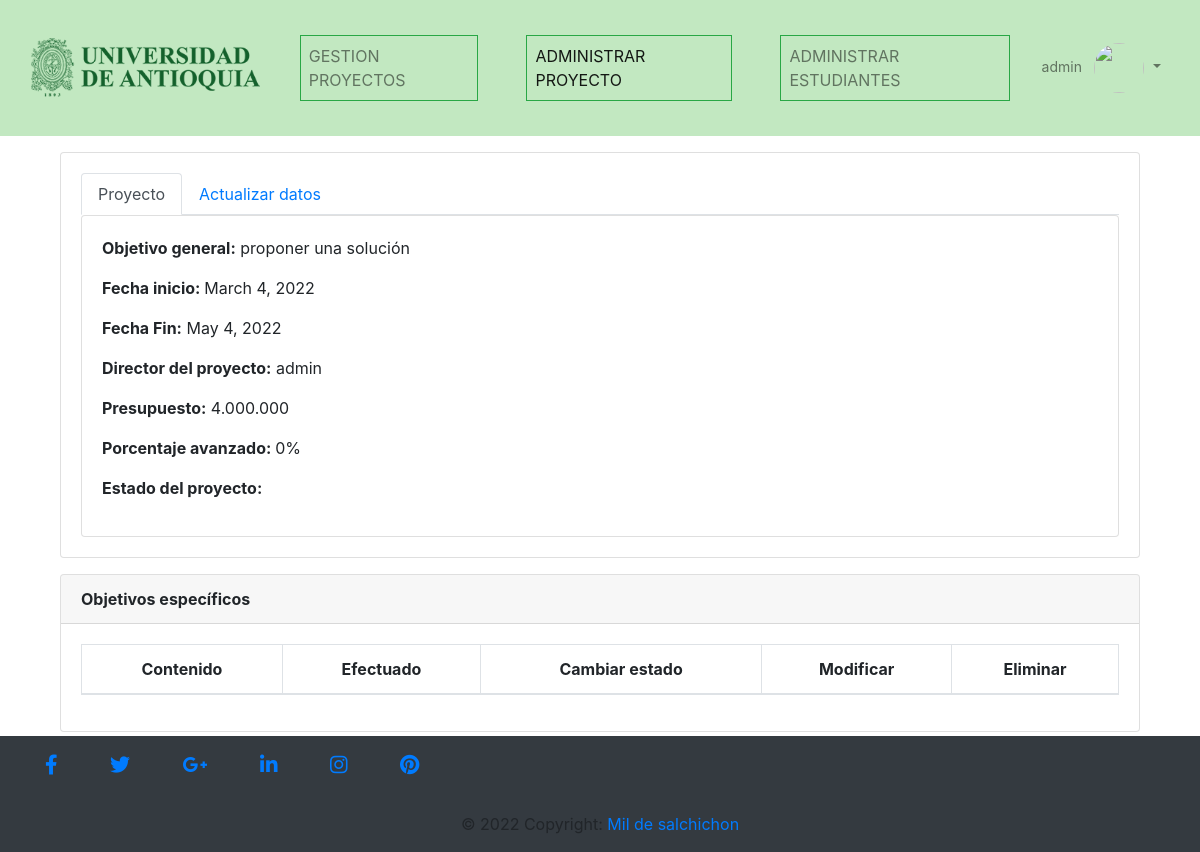
Page /manage_project/admin_project/2 (signed in) on the committed database.
### gestion/models.py (models this page shows, shortened)
class Proyecto(models.Model):
    estados = (('FFinalizado','Finalizado'),('En ejecucion','En ejecucion'))
    nombre = models.CharField(max_length=100)
    objetivo_general = models.CharField(max_length=100)
    fecha_inicio = models.DateField()
    fecha_fin = models.DateField()
    director = models.ForeignKey(User, on_delete=models.CASCADE)
    presupuesto = models.CharField(max_length=100)
    porcentaje_avance = models.IntegerField(null = True)
    estado = models.CharField(max_length=20, choices=estados)
    class meta:
        db_table= 'proyecto'
        verbose_name= 'Proyecto'
        verbose_name_plural='Proyectos'
        ordering=['id']

### gestion/views.py (the view)
# urls.py: path('manage_project/admin_project/<int:project_id>', admin_project, name="admin_project"),
def admin_project(request,project_id):
    project = Proyecto.objects.get(id =project_id)
    targets = Objetivos_especificos.objects.filter(proyecto = project_id)
    project.porcentaje_avance = calacular_porcentaje_avance(project.id)
    project.save()
    return render(request, "admin_project.html", {"project":project, "targets":targets})

### gestion/views.py (called while the page is built)
def calacular_porcentaje_avance(project_id):
    targets = Objetivos_especificos.objects.filter(proyecto = project_id)
    contador_true = 0
    No_objetivos = 0
    for target in targets:
        No_objetivos = No_objetivos + 1
        if target.estado == True:
            contador_true = contador_true + 1
    if No_objetivos>0:
        porcentaje = 100 / No_objetivos
        porcentaje_avance = int(contador_true * porcentaje)
        return  porcentaje_avance
    return 0

### Templates/admin_project.html (shortened to what this page needs)
{% extends 'index.html' %}
{%block navlink%}
<li class="nav-item px-lg-4">
    <a class="nav-link text-uppercase border border-success" href="{% url 'gestion_proyecto' %}">Gestion proyectos</a>
</li>
<li class="nav-item px-lg-4">
    <a class="nav-link text-uppercase border border-success active" href="">Administrar proyecto</a>
</li>
<li class="nav-item px-lg-4">
    <a class="nav-link text-uppercase border border-success" href="{% url 'manage_students' project.id %}">Administrar estudiantes</a>
</li>
{%endblock%}
{% block content %}
<div class="container">
    <div class="card">
        <div class="card-body">
            <nav>
                <div class="nav nav-tabs" id="nav-tab" role="tablist">
                    <a class="nav-item nav-link active" href="{% url 'admin_project' project.id %}">Proyecto</a>
                    <a class="nav-item nav-link" href="{% url 'update_project' project.id %}">Actualizar datos</a>
                </div>
            </nav>
            <div class="tab-content">
                <div class="card">
                    <div class="card-body">
                        <p><b>Objetivo general:</b> {{ project.objetivo_general}}</p>
                        <p><b>Fecha inicio: </b> {{ project.fecha_inicio}}</p>
                        <p><b>Fecha Fin:</b> {{ project.fecha_fin }}</p>
                        <p><b>Director del proyecto:</b> {{ project.director }}</p>
                        <p><b>Presupuesto:</b> {{project.presupuesto}}</p>
                        <p><b>Porcentaje avanzado: </b> {{project.porcentaje_avance}}%</p>
                        <p><b>Estado del proyecto:</b> {{ project.estado }}</p>
                    </div>
                </div>
            </div>
        </div>
    </div>
    <div class="card">
        <div class="card-header"><b>Objetivos específicos</b></div>
        <div class="card-body">
            <table class="table table-striped table-bordered" id="mydatatable">
                <thead>
                    <tr class="text-center">
                        <th scope="col">Contenido</th>
                        <th scope="col">Efectuado</th>
                        <th scope="col">Cambiar estado</th>
                        <th scope="col">Modificar</th>
                        <th scope="col">Eliminar</th>
                    </tr>
                </thead>
            </table>
        </div>
    </div>
</div>
{% endblock %}

### Templates/index.html (shortened to what this page needs)
<!DOCTYPE html>
<html style="min-height: 100%;position: relative;">
<head>
    {% load bootstrap4 %}
    {% bootstrap_css %}
    {%load static%}
    <link rel="stylesheet" href="https://cdnjs.cloudflare.com/ajax/libs/font-awesome/6.0.0/css/all.min.css"
 />
</head>
<body style="margin: 0;margin-bottom: 120px;">
    <nav class="navbar navbar-expand-lg navbar-light" style="background-color: #C2E8C1;">
        <div class="container-fluid">
            <div class="navbar-header">
                <a class="navbar-brand" href="{% url 'gestion_proyecto' %}">
                    <img class="img-responsive" src="{% static 'img/logo-udea.png'%}" alt="" height="110">
                </a>
            </div>
            <div class="collapse navbar-collapse" id="collapsibleNavbar">
                <ul class="navbar-nav mx-auto ">
                    {% if user.is_authenticated %}
                    {% block navlink %}{% endblock %}
                    {% endif %}
                </ul>
                <ul class="nav navbar-nav ml-auto ">
                    {% if user.is_authenticated %}
                    <li class="nav-item dropdown no-arrow">
                        <a class="nav-link dropdown-toggle" href="#" id="userDropdown" role="button"
                            data-toggle="dropdown" aria-haspopup="true" aria-expanded="false">
                            <span class="mr-2 d-none d-lg-inline text-gray-600 small">{{ user.username }}</span>
                            <img class="img-profile rounded-circle"
                                src="https://s3.eu-central-1.amazonaws.com/bootstrapbaymisc/blog/24_days_bootstrap/fox.jpg"
                                width="50" height="50" class="rounded-circle">
                        </a>
                    </li>
                    {% endif %}
                </ul>
            </div>
        </div>
    </nav>
    <div class="container mt-3">
        {% block content %}{% endblock %}
    </div>
</body>
<footer style="position: absolute;bottom: 0;width: 100%;" class="navbar-fixed-bottom  page-footer mt-3 bg-dark">
    <div class="container  ">
        <div class="row">
            <div class="col-md-12 py-3 ">
                <div class="mb-1 flex-center">
                    <a class="fb-ic">
                        <i class="fab fa-facebook-f fa-lg white-text mr-md-5 mr-3 fa-2x"> </i>
                    </a>
                    <a class="tw-ic">
                        <i class="fab fa-twitter fa-lg white-text mr-md-5 mr-3 fa-2x"> </i>
                    </a>
                    <a class="gplus-ic">
                        <i class="fab fa-google-plus-g fa-lg white-text mr-md-5 mr-3 fa-2x"> </i>
                    </a>
                    <a class="li-ic">
                        <i class="fab fa-linkedin-in fa-lg white-text mr-md-5 mr-3 fa-2x"> </i>
                    </a>
                    <a class="ins-ic">
                        <i class="fab fa-instagram fa-lg white-text mr-md-5 mr-3 fa-2x"> </i>
                    </a>
                    <a class="pin-ic">
                        <i class="fab fa-pinterest fa-lg white-text fa-2x"> </i>
                    </a>
                </div>
            </div>
        </div>
    </div>
    <div class="footer-copyright text-center py-3">© 2022 Copyright:
        <a href="/"> Mil de salchichon</a>
    </div>
</footer>
</html>

### rows in the picture
Proyecto: objetivo_general "proponer una solución", fecha_inicio "March 4, 2022", fecha_fin "May 4, 2022", director "admin", presupuesto "4.000.000", porcentaje_avance "0"

### other values in the picture
{{ user.username }} "admin"
